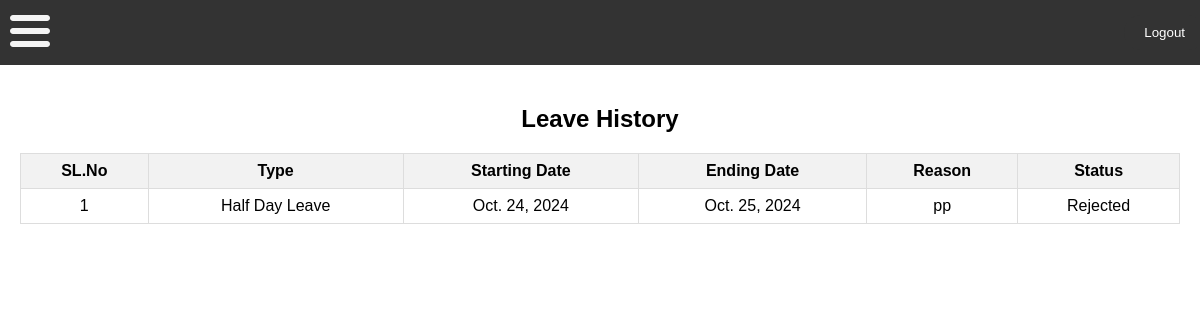
Page /reqhistory/ (signed in) on the committed database.
### Admin/models.py (models this page shows)
class leaveRequests(models.Model):
    user = models.ForeignKey(User, on_delete=models.CASCADE)
    name = models.CharField(max_length=50, null=True)
    type = models.CharField(max_length=50)
    startDate = models.DateField()
    endDate = models.DateField()
    reason = models.CharField(max_length=50)
    status = models.CharField(max_length=50, blank=True, null=True, default="Submitted")

### User/views.py (the view)
# urls.py: path('reqhistory/', views.reqhistory, name="reqhistory"),
@login_required(login_url='loginpage')
def reqhistory(request):
    requests = leaveRequests.objects.filter(user=request.user)
    requests = reversed(requests)
    return render(request, "User/reqhistory.html", {"requests":requests})

### templates/User/reqhistory.html (shortened to what this page needs)
{% extends 'userpage.html' %}
{% load static %}
{% block content %}
    <link rel="stylesheet" href="{% static 'User/reqhistory.css' %}">
    <main>
        <section>
            <h2>Leave History</h2>
            <table class="history_table">
                <tr>
                    <th>SL.No</th>
                    <th>Type</th>
                    <th>Starting Date</th>
                    <th>Ending Date</th>
                    <th>Reason</th>
                    <th>Status</th>
                </tr>
                {% for req in requests %}
                    <tr>
                        <td>{{forloop.counter}}</td>
                        <td>{{req.type}}</td>
                        <td>{{req.startDate}}</td>
                        <td>{{req.endDate}}</td>
                        <td>{{req.reason}}</td>
                        <td>{{req.status}}</td>
                    </tr>
                {% endfor %}
            </table>
        </section>
    </main>
{% endblock content %}

### static/pagedesign.css (style rules this page uses)
body { font-family: Arial, sans-serif; margin: 0; padding: 0; }

### static/User/reqhistory.css (style rules this page uses)
table { border-collapse: collapse; width: 100%; border: 1px solid #ddd; }
th { background-color: #f2f2f2; }
th,td { padding: 8px; text-align: center; border: 1px solid #ddd; }
h2 { text-align: center; }

### rows in the picture
leaveRequests: type "Half Day Leave", startDate "Oct. 24, 2024", endDate "Oct. 25, 2024", reason "pp", status "Rejected"
